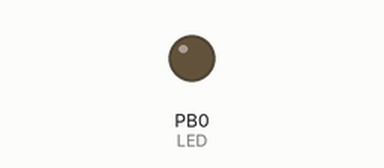
Simulated run of this sketch. Board: ATtiny85, built with avr-gcc and run on an emulated ATtiny85. On the bench: output pins drawn as LEDs (lit = HIGH).

Above: at 0.5 s.
At 3.0 s:
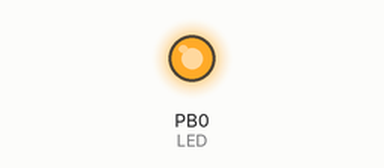
Timing chart, 0 to 6.5 s (numbered marks = the images above):
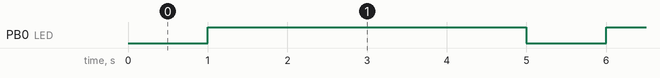

The sketch:

attiny85.ino
```cpp
int LED=0;
void setup() {
  // put your setup code here, to run once:
  pinMode(LED, OUTPUT);
}

void loop() {
  // put your main code here, to run repeatedly:
  digitalWrite(LED, false);
  delay(1000);
  digitalWrite(LED, true);
  delay(4000);
}
```

Measured:
- by itself, PB0 (LED): alternates HIGH for 4.0 s and LOW for 1.0 s
